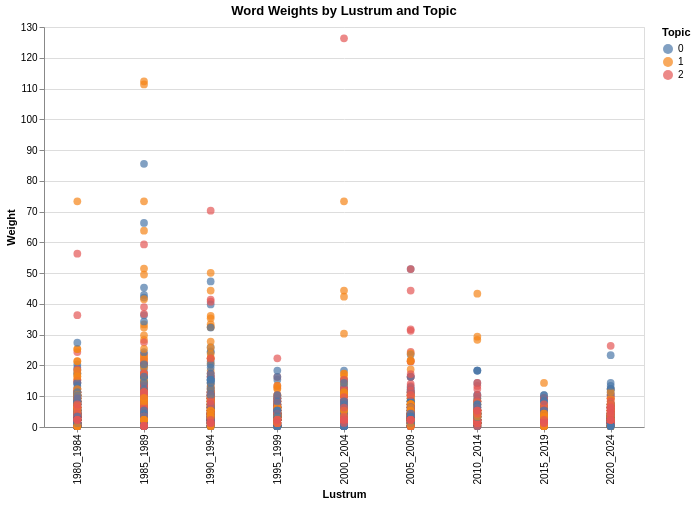

Write the Vega-Lite specification saved for this chart.
### Vega-Lite specification from a JSON file in a GitHub repository (floating-point values rounded to 4 significant figures; data arrays with more than 128 entries replaced by an {"elided": "..."} marker saying what was removed)
{"$schema": "https://vega.github.io/schema/vega-lite/v5.6.1.json", "config": {"view": {"continuousHeight": 300, "continuousWidth": 300}}, "data": {"name": "data-e2f1c5c427f66b4a439925a43b253ab5"}, "datasets": {"data-e2f1c5c427f66b4a439925a43b253ab5": {"elided": "2739 records"}}, "encoding": {"color": {"field": "Topic", "type": "nominal"}, "text": {"field": "Word", "type": "nominal"}, "tooltip": [{"field": "Word", "type": "nominal"}, {"field": "Weight", "type": "quantitative"}], "x": {"field": "Lustrum", "title": "Lustrum", "type": "nominal"}, "y": {"field": "Weight", "title": "Weight", "type": "quantitative"}}, "height": 400, "mark": {"size": 60, "type": "circle"}, "params": [{"bind": {"input": "range", "max": 45.0, "min": 1.0, "step": 1}, "name": "Select", "select": {"fields": ["Nice_class"], "type": "point"}}], "title": "Word Weights by Lustrum and Topic", "transform": [{"filter": {"param": "Select"}}], "width": 600}
